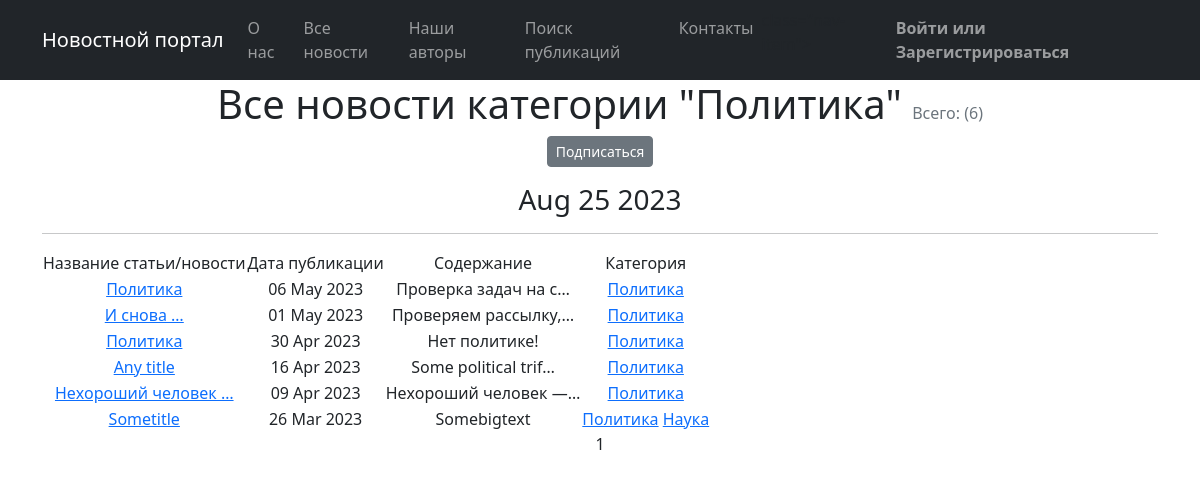
/news/categories/1/, run on the app's committed database.
### news/models.py (models this page shows, shortened)
class Category(models.Model):
    name = models.CharField(max_length=64, unique=True)
    subscribers = models.ManyToManyField(User, blank=True, null=True, related_name='categories')
    def __str__(self):
        return f'{self.name}'

class Post(models.Model):
    author = models.ForeignKey(Author, on_delete=models.CASCADE)
    NEWS = 'NW'
    ARTICLE = 'AR'
    CATEGORY_CHOICES = (
        (NEWS, 'Новость'),
        (ARTICLE, 'Статья')
    )
    categoryType = models.CharField(max_length=2, choices=CATEGORY_CHOICES, default=ARTICLE)
    dateCreation = models.DateTimeField(auto_now_add=True)
    postCategory = models.ManyToManyField(Category, through='PostCategory')
    title = models.CharField(max_length=128)
    text = models.TextField()
    rating = models.SmallIntegerField(default=0)

### news/views.py (the view)
# urls.py: path('categories/<int:pk>/', CategoryList.as_view(), name='categories'),
class CategoryList(ListView):
    model = Post
    template_name = 'categories.html'
    context_object_name = 'category_news_list'
    paginate_by = 10
    def get_queryset(self):
        self.category = get_object_or_404(Category, id=self.kwargs['pk'])
        queryset = Post.objects.filter(postCategory=self.category).order_by('-dateCreation')
        return queryset
    def get_context_data(self, **kwargs):
        context = super().get_context_data(**kwargs)
        context['is_not_subscriber'] = self.request.user not in self.category.subscribers.all()
        context['category'] = self.category
        return context

### news/templatetags/custom_filters.py (called while the page is built)
@register.filter()
def censor(text):
    check_text = text.lower().split(' ')
    for i in range(len(check_text)):
        if check_text[i] in BANNED_WORDS:
            check_text[i] = ''.join('*' * len(check_text[i]))
    text = ' '.join(check_text).capitalize()
    return f'{text}'

### news/templatetags/custom_tags.py (called while the page is built)
@register.simple_tag()
def current_time(format_string='%b %d %Y'):
    return datetime.utcnow().strftime(format_string)

### templates/categories.html (shortened to what this page needs)
{% extends 'flatpages/default.html' %}
{% load custom_filters %}
{% load custom_tags %}
{% block content %}
<h1 class="text-center">Все новости категории "{{ category }}"
    <span class="text-muted fs-6 fw-normal">Всего: ({{ page_obj.paginator.count }})</span></h1>
    {% if is_not_subscriber %}
        <p class="text-center"><a href="{% url 'subscribe' category.id %}" class="btn btn-secondary btn-sm">Подписаться</a></p>
    {% else %}
        <p class="text-center"><a href="{% url 'unsubscribe' category.id %}" class="btn btn-secondary btn-sm">Отписаться</a></p>
    {% endif %}
    <h3>{% current_time '%b %d %Y' %}</h3>
    <hr>
    {% if category_news_list %}
        <table>
           <tr>
               <td>
                   Название статьи/новости
               </td>
               <td>
                   Дата публикации
               </td>
               <td>
                   Содержание
               </td>
               <td>
                   Категория
               </td>
           </tr>
           {% for news_id in category_news_list %}
           <tr>
               <td>
                   <a href="{% url 'news_detail' pk=news_id.id %}">{{ news_id.title|truncatewords:2|censor }}</a>
               </td>
               <td>{{ news_id.dateCreation|date:'d M Y' }}</td>
               <td>{{ news_id.text|truncatechars:20|censor }}</td>
               <td>{% for category in news_id.postCategory.all %}
                    <a href="{% url 'categories' category.id %}">{{ category }}</a>
                   {% endfor %}
               </td>
               <td>
                </td>
           </tr>
            {% endfor %}
       </table>
    {% else %}
       <h2>Новостей нет!</h2>
    {% endif %}
   {{ page_obj.number }}
{% endblock content %}

### data on the page
Category: name "Политика"
Post: title|censor "Политика", dateCreation "06 May 2023", text|censor "Проверка задач на с…"
Post: title|censor "И снова …", dateCreation "01 May 2023", text|censor "Проверяем рассылку,…"
Post: title|censor "Политика", dateCreation "30 Apr 2023", text|censor "Нет политике!"
Post: title|censor "Any title", dateCreation "16 Apr 2023", text|censor "Some political trif…"
Post: title|censor "Нехороший человек …", dateCreation "09 Apr 2023", text|censor "Нехороший человек —…"
Post: title|censor "Sometitle", dateCreation "26 Mar 2023", text|censor "Somebigtext"
Category: name "Наука"

### other printed values
{{ page_obj.paginator.count }} "6"
{{ page_obj.number }} "1"
